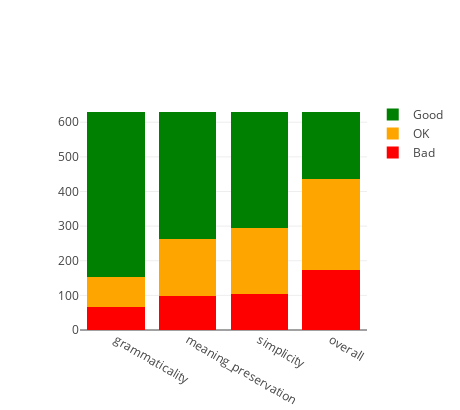

Notebook source saved alongside this figure:
### Code cell
counters = defaultdict(dict)
for aspect in ASPECTS:
    counters[aspect]['train'] = Counter(get_qats_train_data(aspect)[1])
    counters[aspect]['test'] = Counter(get_qats_test_data(aspect)[1])
labels = [0, 50, 100]
data = []
for label in labels:
    data.append(go.Bar(x=ASPECTS,
                       y=[(counters[aspect]['train'] + counters[aspect]['test'])[label]
                          for aspect in ASPECTS],
                       marker={'color': {100: 'green', 50: 'orange', 0: 'red'}[label]},
                       name={100: 'Good', 50: 'OK', 0: 'Bad'}[label]))
layout = go.Layout(
        barmode='stack',
        autosize=False,
        width=460,
        height=410,
)
iplot(go.Figure(data=data, layout=layout))

### Figure 1 — Plotly figure (JSON) as saved in the notebook; plotly's stock layout.template omitted (floating-point values rounded to 4 significant figures)
{"data": [{"marker": {"color": "red"}, "name": "Bad", "type": "bar", "uid": "5e0b601c-e1da-11e8-8fa1-8f14a3942b01", "x": ["grammaticality", "meaning_preservation", "simplicity", "overall"], "y": [67, 98, 104, 174]}, {"marker": {"color": "orange"}, "name": "OK", "type": "bar", "uid": "5e0b62ce-e1da-11e8-8fa1-8f14a3942b01", "x": ["grammaticality", "meaning_preservation", "simplicity", "overall"], "y": [86, 166, 191, 263]}, {"marker": {"color": "green"}, "name": "Good", "type": "bar", "uid": "5e0b6378-e1da-11e8-8fa1-8f14a3942b01", "x": ["grammaticality", "meaning_preservation", "simplicity", "overall"], "y": [478, 367, 336, 194]}], "layout": {"autosize": false, "barmode": "stack", "height": 410, "width": 460, "xaxis": {"autorange": true, "range": [-0.5, 3.5], "type": "category"}, "yaxis": {"autorange": true, "range": [0, 664.2], "type": "linear"}}}
